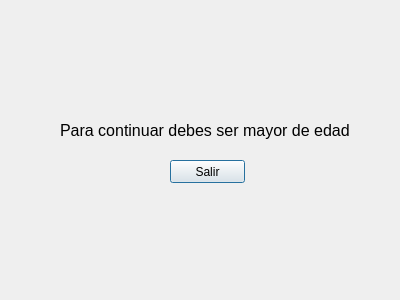
<?xml version="1.0" encoding="UTF-8"?>
<ui version="4.0">
 <class>DialogMayor</class>
 <widget class="QDialog" name="DialogMayor">
  <property name="geometry">
   <rect>
    <x>0</x>
    <y>0</y>
    <width>400</width>
    <height>300</height>
   </rect>
  </property>
  <property name="windowTitle">
   <string>Dialog</string>
  </property>
  <widget class="QLabel" name="labelimg">
   <property name="geometry">
    <rect>
     <x>160</x>
     <y>40</y>
     <width>81</width>
     <height>71</height>
    </rect>
   </property>
   <property name="text">
    <string/>
   </property>
   <property name="pixmap">
    <pixmap>img/warning.png</pixmap>
   </property>
   <property name="scaledContents">
    <bool>true</bool>
   </property>
  </widget>
  <widget class="QLabel" name="labelSalir">
   <property name="geometry">
    <rect>
     <x>60</x>
     <y>120</y>
     <width>301</width>
     <height>20</height>
    </rect>
   </property>
   <property name="font">
    <font>
     <pointsize>12</pointsize>
     <weight>50</weight>
     <bold>false</bold>
    </font>
   </property>
   <property name="text">
    <string>Para continuar debes ser mayor de edad</string>
   </property>
  </widget>
  <widget class="QPushButton" name="btnSalir">
   <property name="geometry">
    <rect>
     <x>170</x>
     <y>160</y>
     <width>75</width>
     <height>23</height>
    </rect>
   </property>
   <property name="text">
    <string>Salir</string>
   </property>
  </widget>
 </widget>
 <resources/>
 <connections/>
</ui>
